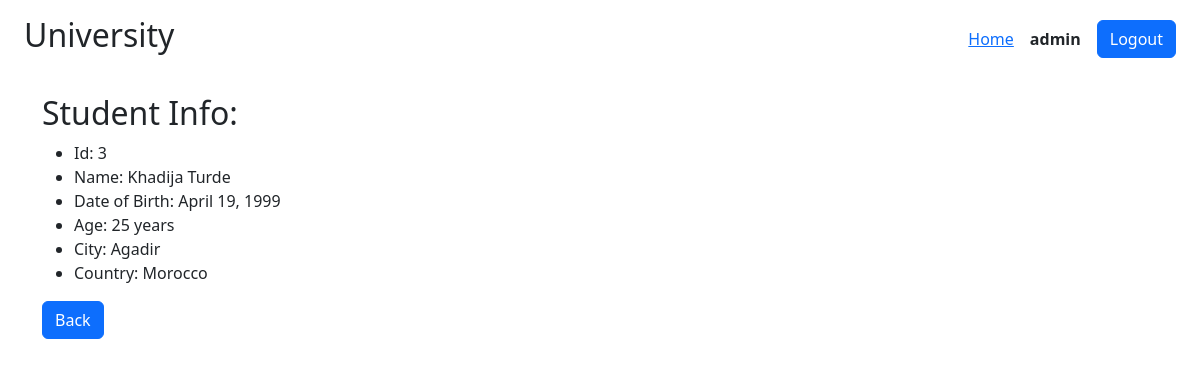
Page /students/3/ (signed in) on the committed database.
### students/models.py (models this page shows)
class Student(models.Model):
    first_name = models.CharField(max_length=40)
    last_name = models.CharField(max_length=40)
    date_of_birth = models.DateField()
    age = models.IntegerField()
    city = models.CharField(max_length=60)
    country = models.CharField(max_length=10, default="morocco")

### students/views.py (the view)
# urls.py: path("<int:id>/", views.show, name="students.show"),
def show(request: HttpRequest, id: int) -> HttpResponse:
    try:
        student = Student.objects.get(id=id)
    except Student.DoesNotExist:
        return HttpResponseRedirect(reverse("students.index"))
    return render(request, "students/show.html", {"student": student})

### students/templates/students/show.html
{% extends "base.html" %}
{% block body %}
<h2>Student Info:</h2>
<ul>
    <li>Id: {{student.id}}</li>
    <li>Name: {{student.first_name|capfirst}} {{student.last_name|capfirst}}</li>
    <li>Date of Birth: {{student.date_of_birth|date}}</li>
    <li>Age: {{student.age}} years</li>
    <li>City: {{student.city|capfirst}}</li>
    <li>Country: {{student.country|capfirst}}</li>
</ul>
<a href='{% url "students.index" %}' type="button" class="btn btn-primary">Back</a>
{% endblock body %}

### templates/base.html (shortened to what this page needs)
<!DOCTYPE html>
<html lang="en">
<head>
    {% load static %}
    <link rel="stylesheet" href="{% static "bootstrap.min.css" %}">
</head>
<body>
    <header class='px-4 py-3 d-flex justify-content-between align-items-center'>
        <h2>University</h2>
        <nav class='d-flex gap-3 align-items-center'>
            {% if user.is_authenticated %}
                <a href="{% url "students.index" %}">Home</a>
                <strong>{{user}}</strong>
                <form action="{% url "logout" %}" method="post">
                    <button type='submit' class='btn btn-primary'>Logout</button>
                </form>
                {% else %}
                <a href="{% url "register" %}">Regsiter</a>
                <a href="{% url "login" %}">Login</a>
            {% endif %}
        </nav>
    </header>
    <div class="container mt-3">
        {% block body %}{% endblock body %}
    </div>
</body>
</html>

### rows in the picture
Student: id "3", first_name "Khadija", last_name "Turde", date_of_birth "April 19, 1999", age "25", city "Agadir", country "Morocco"

### other values in the picture
{{ user }} "admin"
